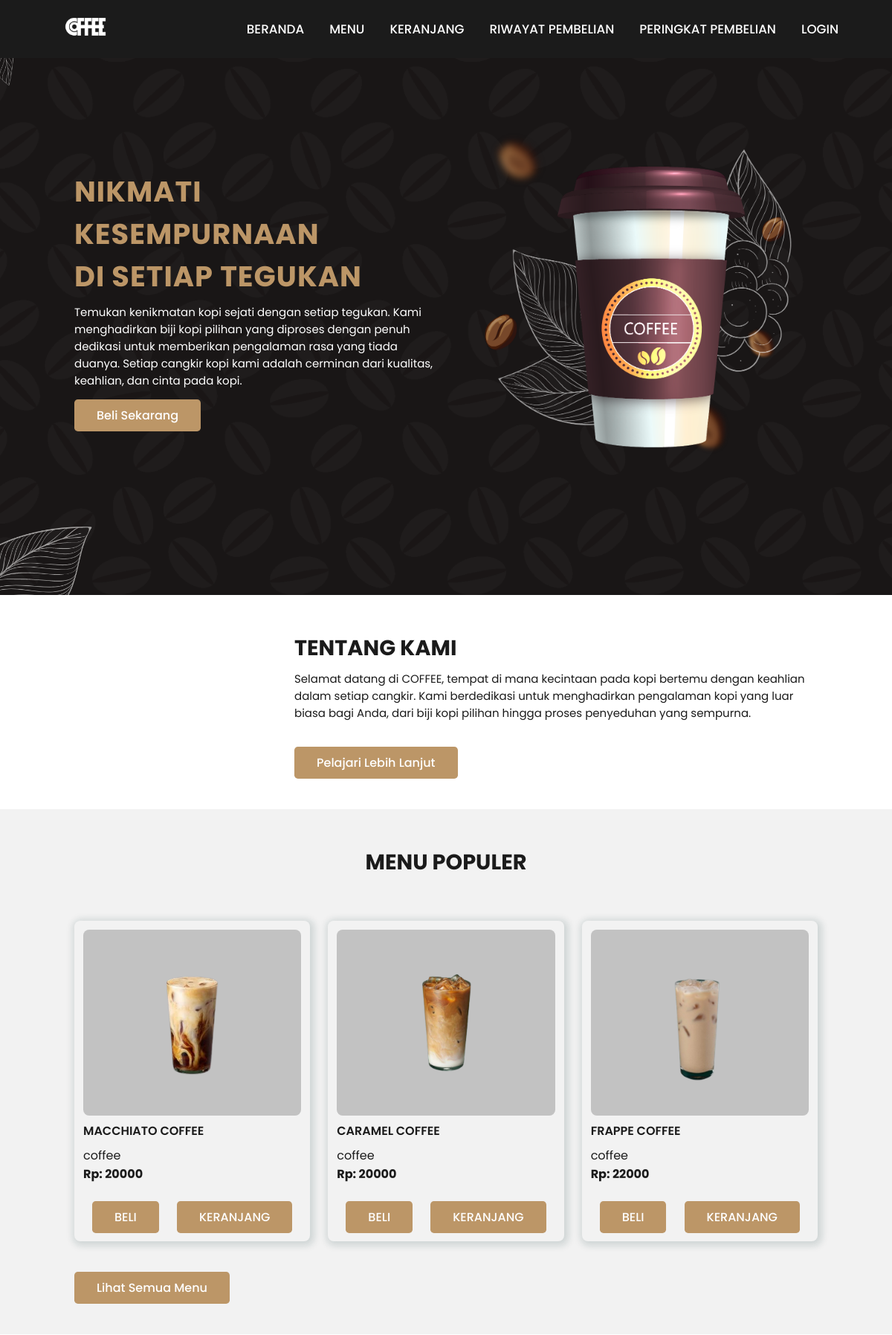
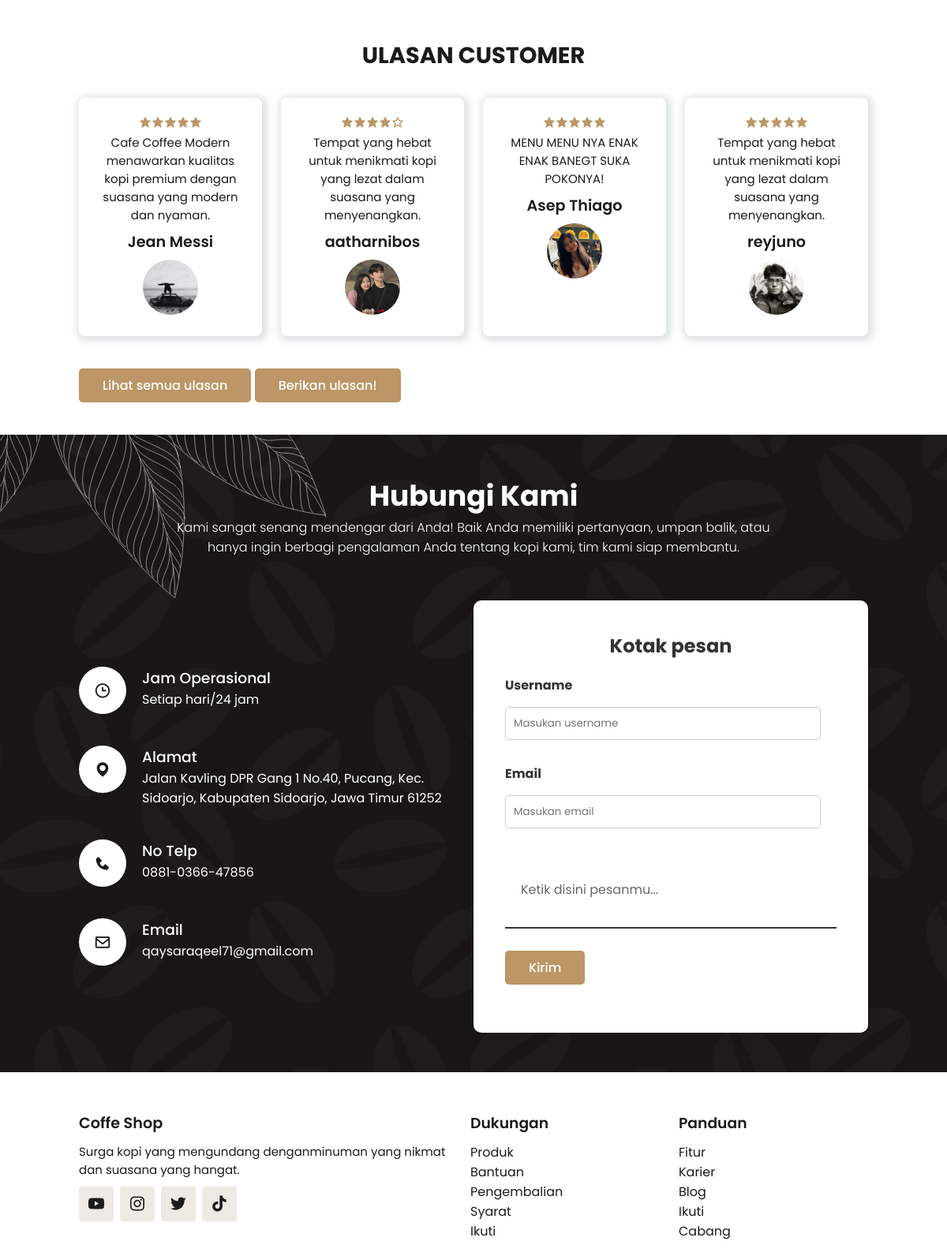
The page / (upper part) on the database its author committed (2 pictures, top to bottom).
### tables this page shows
CREATE TABLE `products` (
  `id_produk` int(11) NOT NULL,
  `nama_produk` varchar(30) NOT NULL,
  `harga_produk` varchar(11) NOT NULL,
  `gambar_produk` varchar(255) DEFAULT NULL,
  `kategori` varchar(30) DEFAULT NULL,
  `deskripsi` varchar(1000) DEFAULT NULL
);

CREATE TABLE `rating` (
  `id_rating` int(11) NOT NULL,
  `rating` int(1) NOT NULL,
  `username` varchar(30) NOT NULL,
  `pesan` varchar(255) NOT NULL,
  `id_user` int(11) DEFAULT NULL,
  `foto_profil` varchar(255) DEFAULT NULL
);

CREATE TABLE `user` (
  `id_user` int(11) NOT NULL,
  `username` varchar(20) NOT NULL,
  `password` varchar(20) NOT NULL,
  `email` varchar(30) NOT NULL,
  `level` varchar(10) NOT NULL,
  `foto_profil` varchar(255) DEFAULT NULL
);

### index.php (the view, shortened to what this page needs)
<!DOCTYPE html>
<html lang="en">
<head>
    <link rel="stylesheet" href="user/index1.css">
    <link rel="stylesheet" href="https://unpkg.com/boxicons@latest/css/boxicons.min.css">
</head>
<body>
    <header>
        <a href="#" class="logo">
            <img src="user/img/logo.png" alt="">
        </a>
        <ul class="navbar">
    <li>
        <a href="#home.php">Beranda</a>
    </li>
    <li><a href="loginnya.php">Menu</a></li>
    <li><a href="loginnya.php">Keranjang</a></li>
    <li><a href="loginnya.php">Riwayat Pembelian</a></li>
    <li><a href="loginnya.php">Peringkat Pembelian</a></li>
    <li><a href="loginnya.php">Login</a></li>
</ul>
    </header>
    <section class="home" id="home">
        <div class="home-text">
            <h1>Nikmati Kesempurnaan <br> di Setiap Tegukan</h1>
            <p>Temukan kenikmatan kopi sejati dengan setiap tegukan. Kami menghadirkan biji kopi pilihan yang diproses dengan penuh dedikasi untuk memberikan pengalaman rasa yang tiada duanya. Setiap cangkir kopi kami adalah cerminan dari kualitas, keahlian, dan cinta pada kopi.</p>
            <a href="loginnya.php" class="btn">Beli Sekarang</a>
        </div>
        <div class="home-img">
            <img src="user/img/main.png" alt="">
        </div>
    </section>
    <section class="about" id="about">
        <div class="about-img">
        </div>
        <div class="about-text">
            <h2>Tentang Kami</h2>
            <p>Selamat datang di COFFEE, tempat di mana kecintaan pada kopi bertemu dengan keahlian dalam setiap cangkir. Kami berdedikasi untuk menghadirkan pengalaman kopi yang luar biasa bagi Anda, dari biji kopi pilihan hingga proses penyeduhan yang sempurna.</p><br>
            <a href="https://id.wikipedia.org/wiki/Kopi" class="btn">Pelajari Lebih Lanjut</a>
        </div>
    </section>
    <section class="products" id="products">
    <div class="heading">
        <h2>menu populer</h2>
    </div><br>
    <div class="products-container" id="products-container">
        <?php
        include 'koneksi.php';
        $query_mysql = mysqli_query($mysqli, "SELECT * FROM products") or die(mysqli_error($mysqli));
        $counter = 0;
        while($data = mysqli_fetch_array($query_mysql)) {
            if ($counter >= 3) break;
            $counter++;
        ?>
        <div class="box" data-category="<?php echo strtolower($data['kategori']); ?>">
            <img src="admin/img/<?php echo $data["gambar_produk"]; ?>" width="200" title="<?php echo $data['gambar_produk']; ?>">
            <h3><?php echo $data['nama_produk']; ?></h3>
            <p><?php echo $data['kategori']; ?></p>
            <h4>Rp: <?php echo $data['harga_produk']; ?></h4><br>
            <div class="content">
                <h3><a href="loginnya.php" class="btn">Beli</a></h3>
                <h3><a href="loginnya.php" class="btn">Keranjang</a></h3>
            </div>
        </div>
        <?php } ?>
    </div>
    <br><br>
    <a href="loginnya.php" class="btn">Lihat Semua Menu</a>
    </section>
    <section class="customers" id="customers">
    <div class="heading">
        <h2>Ulasan Customer</h2>
    </div>
    <div class="customers-container">
        <?php
        include 'koneksi.php';
        $query = "
            SELECT rating.*, user.username, user.foto_profil
            FROM rating
            JOIN user ON rating.id_user = user.id_user
        ";
        $query_mysql = mysqli_query($mysqli, $query) or die(mysqli_error($mysqli));
        $counter = 0;
        while($data = mysqli_fetch_array($query_mysql)) {
            if ($counter >= 4) break;
            $counter++;
        ?>
        <div class="box">
            <div class="stars">
                <?php
                $rating = $data['rating'];
                $full_stars = floor($rating);
                $half_star = ceil($rating - $full_stars);
                $empty_stars = 5 - $full_stars - $half_star;
                for ($i = 0; $i < $full_stars; $i++) {
                    echo "<i class='bx bxs-star'></i>";
                }
                for ($i = 0; $i < $empty_stars; $i++) {
                    echo "<i class='bx bx-star'></i>";
                }
                ?>
            </div>
            <p><?php echo $data['pesan']; ?></p>
            <h2><?php echo $data['username']; ?></h2>
            <img src="user/img/<?php echo $data['foto_profil']; ?>" width="50" title="<?php echo $data['foto_profil']; ?>">
        </div>
        <?php } ?>
    </div>
    <br><br>
    <a href="loginnya.php" class="btn">Lihat semua ulasan</a>
    <a href="loginnya.php" class="btn">Berikan ulasan!</a>
</section>
    <section class="contact" id="contact">
        <div class="content">
            <h2>Hubungi Kami</h2>
            <p>Kami sangat senang mendengar dari Anda! Baik Anda memiliki pertanyaan, umpan balik, atau hanya ingin berbagi pengalaman Anda tentang kopi kami, tim kami siap membantu.</p> <br>
        </div>
        <div class="container">
            <div class="contactInfo">
                <div class="box">
                    <div class="icon"><i class='bx bx-time'></i></div>
                    <div class="text">
                        <h3>Jam Operasional</h3>
                        <p>Setiap hari/24 jam</p>
                    </div>
                </div>
                <div class="box">
                    <div class="icon"><i class='bx bxs-map'></i></div>
                    <div class="text">
                        <h3>Alamat</h3>
                        <p>Jalan Kavling DPR Gang 1 No.40, Pucang, Kec. Sidoarjo, Kabupaten Sidoarjo, Jawa Timur 61252</p>
                    </div>
                </div>
                <div class="box">
                    <div class="icon"><i class='bx bxs-phone'></i></div>
                    <div class="text">
                        <h3>No Telp</h3>
                        <p>0881-0366-47856</p>
                    </div>
                </div>
                <div class="box">
                    <div class="icon"><i class='bx bx-envelope'></i></div>
                    <div class="text">
                        <h3>Email</h3>
                        <p>qaysaraqeel71@gmail.com</p>
                    </div>
                </div>
            </div>
            <div class="contactForm">
                <form action="index.php" method="POST">
                    <h2>Kotak pesan</h2>
                    <div class="inputfix">
                        <span class="label">Username</span>
                        <input type="text" name="username" id="username" value="" placeholder="Masukan username" required>
                    </div>
                    <div class="inputfix">
                        <span class="label">Email</span>
                        <input type="text" name="email" id="email" value="" placeholder="Masukan email" required>
                    </div>
                    <br>
                    <div class="inputBox">
                        <textarea name="pesan" id="pesan" required="required"></textarea>
                        <span>Ketik disini pesanmu...</span>
                    </div>
                    <div class="inputBox">
                        <a href="loginnya.php" class="btn">Kirim</a>
                    </div>
                </form>
            </div>
        </div>
    </section>
    <section class="footer">
        <div class="footer-box">
            <h2>Coffe Shop</h2>
            <p>Surga kopi yang mengundang denganminuman yang nikmat dan suasana yang hangat.</p>
            <div class="social">
                <a href="https://youtube.com/@qaysaraqeel9891?si=3yz20nOEIvtHzt-t"><i class='bx bxl-youtube'></i></a>
                <a href="https://instagram.com/qaysaraqeell?igshid=OGQ5ZDc2ODk2ZA=="><i class='bx bxl-instagram'></i></a>
                <a href="https://x.com/quiseerrr?s=21"><i class='bx bxl-twitter'></i></a>
                <a href="https://www.tiktok.com/@qaysaraqeel?_t=8hbPZy2dlRK&_r=1"><i class='bx bxl-tiktok'></i></a>
            </div>
        </div>
        <div class="footer-box">
        <h3>Dukungan</h3>
            <li><a href="#">Produk</a></li>
            <li><a href="#">Bantuan</a></li>
            <li><a href="#">Pengembalian</a></li>
            <li><a href="#">Syarat</a></li>
            <li><a href="#">Ikuti</a></li>
        </div>
        <div class="footer-box">
            <h3>Panduan</h3>
            <li><a href="#">Fitur</a></li>
            <li><a href="#">Karier</a></li>
            <li><a href="#">Blog</a></li>
            <li><a href="#">Ikuti</a></li>
            <li><a href="#">Cabang</a></li>
        </div>
    </section>
</body>
</html>

### index.php (style rules this page uses)
header { background: #1b1b1b; }

### rows shown on the page
products: gambar_produk (picture), nama_produk "MACCHIATO COFFEE", kategori "coffee", harga_produk "20000"
products: gambar_produk (picture), nama_produk "CARAMEL COFFEE", kategori "coffee", harga_produk "20000"
products: gambar_produk (picture), nama_produk "FRAPPE COFFEE", kategori "coffee", harga_produk "22000"
rating: rating 5 (drawn), pesan "Cafe Coffee Modern menawarkan kualitas kopi premium dengan suasana yang modern dan nyaman.", id_user.username "Jean Messi", id_user.foto_profil (picture)
rating: rating 4 (drawn), pesan "Tempat yang hebat untuk menikmati kopi yang lezat dalam suasana yang menyenangkan.", id_user.username "aatharnibos", id_user.foto_profil (picture)
rating: rating 5 (drawn), pesan "MENU MENU NYA ENAK ENAK BANEGT SUKA POKONYA!", id_user.username "Asep Thiago", id_user.foto_profil (picture)
rating: rating 5 (drawn), pesan "Tempat yang hebat untuk menikmati kopi yang lezat dalam suasana yang menyenangkan.", id_user.username "reyjuno", id_user.foto_profil (picture)
